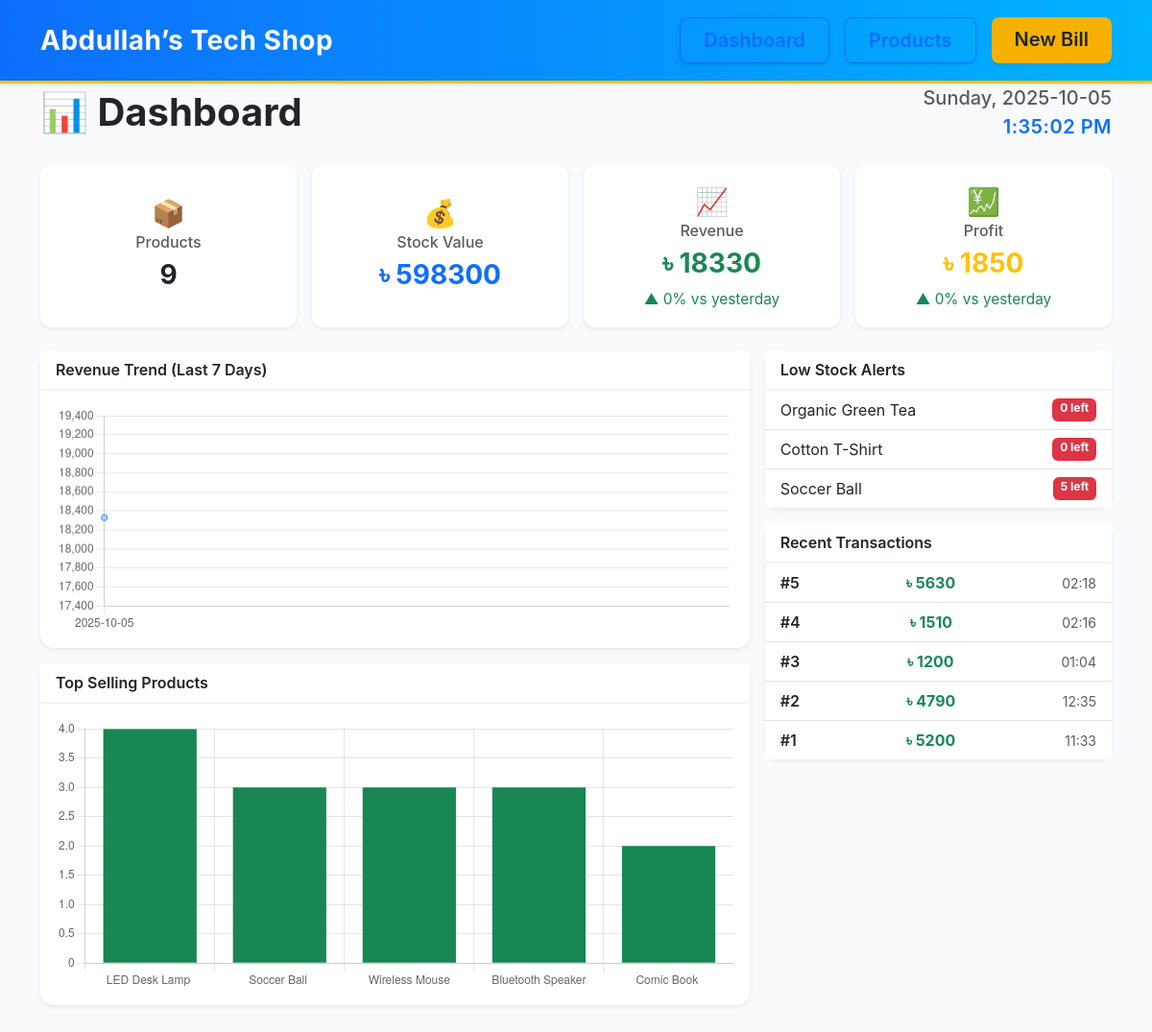
The page / on the database its author committed.
### tables this page shows
CREATE TABLE products (
            id INTEGER PRIMARY KEY AUTOINCREMENT,
            name TEXT NOT NULL,
            sku TEXT UNIQUE,
            category TEXT,
            purchase_price REAL NOT NULL,
            selling_price REAL NOT NULL,
            stock INTEGER NOT NULL
        );

CREATE TABLE sales (
            id INTEGER PRIMARY KEY AUTOINCREMENT,
            customer_name TEXT,
            date TEXT NOT NULL,
            total_amount REAL NOT NULL,
            total_profit REAL NOT NULL
        );

### app.py (the view)
@app.route("/")
def dashboard():
    conn = connect()
    total_products = conn.execute("SELECT COUNT(*) FROM products").fetchone()[0]
    total_stock_value = conn.execute("SELECT IFNULL(SUM(stock * purchase_price),0) FROM products").fetchone()[0]
    totals = conn.execute("SELECT IFNULL(SUM(total_amount),0), IFNULL(SUM(total_profit),0) FROM sales").fetchone()
    total_revenue, total_profit = totals[0], totals[1]
    from datetime import date, timedelta
    today = date.today().strftime("%Y-%m-%d")
    yesterday = (date.today() - timedelta(days=1)).strftime("%Y-%m-%d")
    today_sales = conn.execute("SELECT IFNULL(SUM(total_amount),0), IFNULL(SUM(total_profit),0) FROM sales WHERE date LIKE ? || '%'", (today,)).fetchone()
    yesterday_sales = conn.execute("SELECT IFNULL(SUM(total_amount),0), IFNULL(SUM(total_profit),0) FROM sales WHERE date LIKE ? || '%'", (yesterday,)).fetchone()
    def pct_change(today, yesterday):
        if yesterday == 0: return 0
        return round(((today - yesterday) / yesterday) * 100, 1)
    rev_change = pct_change(today_sales[0], yesterday_sales[0])
    profit_change = pct_change(today_sales[1], yesterday_sales[1])
    trend = conn.execute("""
        SELECT SUBSTR(date,1,10) as d, SUM(total_amount) as amt
        FROM sales GROUP BY d ORDER BY d DESC LIMIT 7
    """).fetchall()
    top_products = conn.execute("""
        SELECT p.name, SUM(si.quantity) as qty
        FROM sale_items si
        JOIN products p ON si.product_id = p.id
        GROUP BY p.id ORDER BY qty DESC LIMIT 5
    """).fetchall()
    low_stock = conn.execute("SELECT name, stock FROM products WHERE stock < 10 ORDER BY stock ASC LIMIT 5").fetchall()
    recent = conn.execute("SELECT id, total_amount, date FROM sales ORDER BY id DESC LIMIT 5").fetchall()
    conn.close()
    now = datetime.now()
    return render_template("dashboard.html",
        total_products=total_products, total_stock_value=total_stock_value,
        total_revenue=total_revenue, total_profit=total_profit,
        rev_change=rev_change, profit_change=profit_change,
        trend=trend[::-1], top_products=top_products,
        low_stock=low_stock, recent=recent,
        date_str=now.strftime("%Y-%m-%d"), day_str=now.strftime("%A"),
        time_str=now.strftime("%I:%M:%S %p"))

### app.py (called while the page is built)
def connect():
    conn = sqlite3.connect(DB_PATH)
    conn.row_factory = sqlite3.Row
    return conn

### templates/dashboard.html (shortened to what this page needs)
{% extends "layout.html" %}
{% block content %}
<div class="d-flex align-items-center mb-4">
  <h3 class="fw-bold display-6 mb-0">📊 Dashboard</h3>
  <div class="ms-auto text-end">
    <div class="fs-5 fw-medium text-muted">
      {{ day_str }}, {{ date_str }}
    </div>
    <div class="fs-5 fw-semibold text-primary" id="liveTime">{{ time_str }}</div>
  </div>
</div>
<div class="row g-3 mb-4 text-center">
  {% set cards = [
    {'icon':'📦','title':'Products','value':total_products,'color':'text-dark'},
    {'icon':'💰','title':'Stock Value','value':'৳ '+'%.0f'|format(total_stock_value),'color':'text-primary'},
    {'icon':'📈','title':'Revenue','value':'৳ '+'%.0f'|format(total_revenue),'color':'text-success','change':rev_change},
    {'icon':'💹','title':'Profit','value':'৳ '+'%.0f'|format(total_profit),'color':'text-warning','change':profit_change}
  ] %}
  {% for c in cards %}
  <div class="col-md-3">
    <div class="card kpi shadow-sm p-3 h-100 d-flex flex-column justify-content-center">
      <div class="fs-3">{{ c.icon }}</div>
      <h6 class="text-muted">{{ c.title }}</h6>
      <h3 class="fw-bold {{ c.color }}">{{ c.value }}</h3>
      {% if c.change is defined %}
      <small class="{{ 'text-success' if c.change>=0 else 'text-danger' }}">
        {% if c.change>=0 %}▲{% else %}▼{% endif %} {{ c.change }}% vs yesterday
      </small>
      {% endif %}
    </div>
  </div>
  {% endfor %}
</div>
<div class="row g-3">
  <div class="col-md-8">
    <div class="card shadow-sm mb-3">
      <div class="card-header bg-white fw-semibold">Revenue Trend (Last 7 Days)</div>
      <div class="card-body"><canvas id="trendChart" height="100"></canvas></div>
    </div>
    <div class="card shadow-sm">
      <div class="card-header bg-white fw-semibold">Top Selling Products</div>
      <div class="card-body"><canvas id="topChart" height="120"></canvas></div>
    </div>
  </div>
  <div class="col-md-4">
    <div class="card shadow-sm mb-3">
      <div class="card-header bg-white fw-semibold">Low Stock Alerts</div>
      <ul class="list-group list-group-flush">
        {% for p in low_stock %}
        <li class="list-group-item d-flex justify-content-between">
          {{ p['name'] }} <span class="badge bg-danger">{{ p['stock'] }} left</span>
        </li>
        {% else %}
        <li class="list-group-item text-muted text-center">All stocks healthy ✅</li>
        {% endfor %}
      </ul>
    </div>
<div class="card shadow-sm">
  <div class="card-header bg-white fw-semibold">Recent Transactions</div>
  <ul class="list-group list-group-flush">
    {% for r in recent %}
    <li class="list-group-item d-flex justify-content-between align-items-center clickable-transaction"
        onclick="window.location='/bill/{{ r['id'] }}'">
      <span class="fw-semibold">#{{ r['id'] }}</span>
      <span class="fw-bold text-success">৳ {{ '%.0f'|format(r['total_amount']) }}</span>
      <small class="text-muted">{{ r['date'].split(' ')[1] }}</small>
    </li>
    {% else %}
    <li class="list-group-item text-center text-muted">No sales yet</li>
    {% endfor %}
  </ul>
</div>
  </div>
</div>
<script>
function updateTime(){
  document.getElementById('liveTime').textContent = new Date().toLocaleTimeString('en-US',{hour12:true});
}
setInterval(updateTime,1000);
// Revenue trend
const trendCtx=document.getElementById('trendChart');
new Chart(trendCtx,{type:'line',
  data:{
    labels:[{% for t in trend %}'{{ t['d'] }}',{% endfor %}],
    datasets:[{label:'Revenue (৳)',data:[{% for t in trend %}{{ t['amt'] }},{% endfor %}],
      borderColor:'#0d6efd',backgroundColor:'rgba(13,110,253,0.2)',fill:true,tension:.3}]
  },
  options:{plugins:{legend:{display:false}}}
});
// Top Selling
const topCtx=document.getElementById('topChart');
new Chart(topCtx,{type:'bar',
  data:{
    labels:[{% for n,q in top_products %}'{{ n }}',{% endfor %}],
    datasets:[{label:'Qty Sold',data:[{% for n,q in top_products %}{{ q }},{% endfor %}],
      backgroundColor:'#198754'}]
  },
  options:{plugins:{legend:{display:false}},scales:{y:{beginAtZero:true}}}
});
</script>
{% endblock %}

### templates/layout.html (shortened to what this page needs)
<!doctype html>
<html lang="en">
<head>
  <link href="https://cdn.jsdelivr.net/npm/bootstrap@5.3.3/dist/css/bootstrap.min.css" rel="stylesheet">
  <link rel="stylesheet" href="{{ url_for('static', filename='style.css') }}">
</head>
<body>
<nav class="navbar navbar-expand-lg navbar-light bg-white py-3 shadow-sm">
  <div class="container d-flex justify-content-between align-items-center">
    <a class="navbar-brand fw-bold fs-3 text-dark" href="/" style="letter-spacing: 0.5px;">
      Abdullah’s Tech Shop
    </a>
    <div class="d-flex gap-3">
      <a href="/" class="btn btn-outline-primary btn-lg px-4 fw-semibold shadow-sm">Dashboard</a>
      <a href="/products" class="btn btn-outline-primary btn-lg px-4 fw-semibold shadow-sm">Products</a>
      <a href="/sell" class="btn btn-warning btn-lg px-4 fw-semibold shadow-sm">New Bill</a>
    </div>
  </div>
</nav>
<div class="container mb-5">
  {% block content %}{% endblock %}
</div>
</body>
</html>

### templates/static/style.css (style rules this page uses)
body { background-color: #f8fafc; font-family: "Inter", "Segoe UI", system-ui, sans-serif; font-size: 1.05rem; }
h1, h2, h3, h4, h5 { font-weight: 600; color: #212529; }
a { text-decoration: none; }
.navbar { background: linear-gradient(90deg, #0d6efd, #00b3ff); box-shadow: 0 2px 8px rgba(0,0,0,0.15); }
.btn { border-radius: 8px; font-weight: 500; }
.btn-warning { background-color: #f6b100; border: none; color: #212529; }
.card { border-radius: 14px; border: none; box-shadow: 0 3px 8px rgba(0,0,0,0.08); }
.card-header { font-weight: 600; background-color: #fff; border-bottom: 2px solid #f1f3f5; }
body { font-family: "Inter", "Segoe UI", sans-serif; font-size: 1.1rem; }
h3, h5 { font-weight: 700; }
.kpi { border-radius: 12px; background-color: #ffffff; transition: 0.2s; }
.card-header { font-weight: 600; font-size: 1rem; }
.list-group-item { font-size: 1rem; }
.navbar { background: linear-gradient(90deg, #0d6efd, #00b3ff); box-shadow: 0 2px 10px rgba(0,0,0,0.15); }
.kpi { border-radius: 12px; transition: 0.2s; min-height: 170px; }
.clickable-transaction { cursor: pointer; transition: background 0.15s; }
#liveTime { font-size: 1.4rem; letter-spacing: 0.5px; }
.navbar { background: linear-gradient(90deg, #0d6efd, #00b3ff); border-bottom: 3px solid #ffc107; }
.navbar-brand { color: #ffffff !important; font-weight: 700; font-size: 1.8rem; letter-spacing: 0.5px; }

### rows shown on the page
products: name "Organic Green Tea", stock "0"
products: name "Cotton T-Shirt", stock "0"
products: name "Soccer Ball", stock "5"
sales: id "5", total_amount "5630", date "02:18"
sales: id "4", total_amount "1510", date "02:16"
sales: id "3", total_amount "1200", date "01:04"
sales: id "2", total_amount "4790", date "12:35"
sales: id "1", total_amount "5200", date "11:33"

### other values the page prints
{{ c.icon }} "📦" "💰" "📈" "💹"
{{ c.title }} "Products" "Stock Value" "Revenue" "Profit"
{{ c.value }} "9" "৳ 598300" "৳ 18330" "৳ 1850"
{{ c.change }} "0" "0"
chart data {{ t['d'] }} 2025-10-05
chart data {{ t['amt'] }} 18330.0
